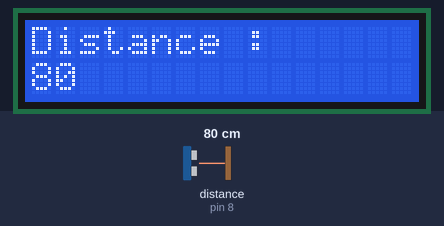
This sketch was run on a simulated Arduino Uno, built with avr-gcc and run on an emulated ATmega328P. Parts: 16×2 character LCD. The inputs (shaded band) are chosen by the test bench; at power-on: distance to the obstacle (sensor on pin 8) 80 cm. What the sketch prints to the serial monitor is not drawn.

Above: at 1.2 s.
1.3 s: distance to the obstacle (sensor on pin 8) set to 2 cm
At 2.5 s:
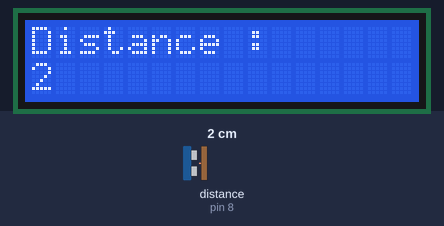
4.6 s: distance to the obstacle (sensor on pin 8) set to 4 cm
At 6.0 s:
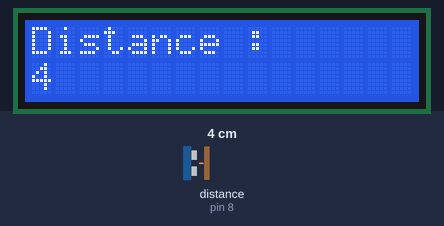
7.7 s: distance to the obstacle (sensor on pin 8) set to 9 cm
At 9.2 s:
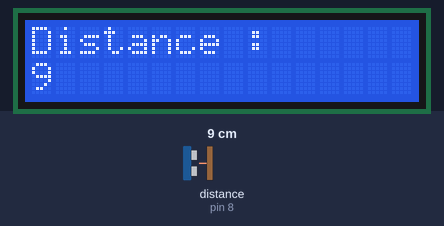
Timing chart, 0 to 10.7 s (numbered marks = the images above; inputs shaded):
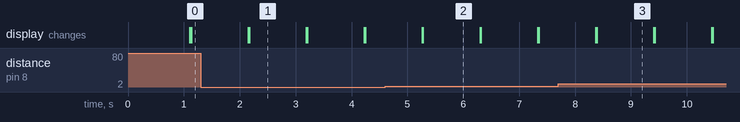

Measured:
- after the input at 1.3 s, the display: first differs from a run without the input after 0.87 s (image 1)
- after the input at 4.6 s, the display: first differs from a run without the input after 0.68 s (image 2)
- after the input at 7.7 s, the display: first differs from a run without the input after 0.69 s (image 3)
- what the display in image 1 shows lasts 1.0 s, from 2.2 s to 3.2 s

The sketch:

ultrasonicdistance.ino
```cpp
#include <HCSR04.h>
#include <SoftwareSerial.h>
#include <Wire.h> // Library for I2C communication
#include <LiquidCrystal_I2C.h> // Library for LCD


LiquidCrystal_I2C lcd = LiquidCrystal_I2C(0x27,16,2);
SoftwareSerial BT(0, 1); //TX, RX respetively

UltraSonicDistanceSensor distanceSensor(9, 8);  // Initialize sensor that uses digital pins 9 and 10.

void setup () {
    Serial.begin(9600);  // We initialize serial connection so that we could print values from sensor.
    BT.begin(9600);// We initialize bluetooth module.
    lcd.init();// We initialize LCD 16*2.
    lcd.backlight();
}
//E-innovators
void loop () {

    // Every 1 SECOND, do a measurement using the sensor and print the distance in centimeters.
    int distance=distanceSensor.measureDistanceCm();
    if(distance<0){
      distance=0;
      }
    Serial.println(distance);

   BT.println(distance);
   lcd.setCursor(0,0);
   lcd.print("Distance :");
   lcd.setCursor(0,1);
   lcd.print(distance);
    delay(1000);
    lcd.setCursor(0,1);

   lcd.print("                      ");


    }
```
